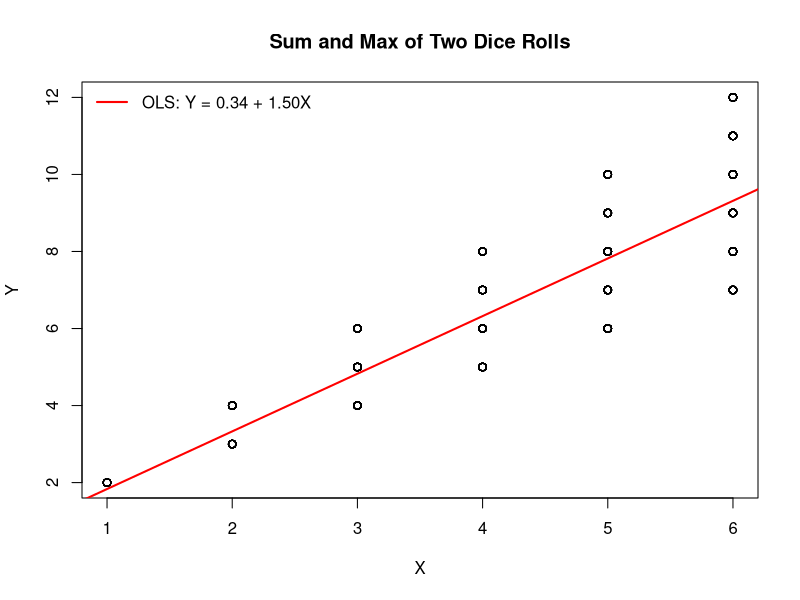
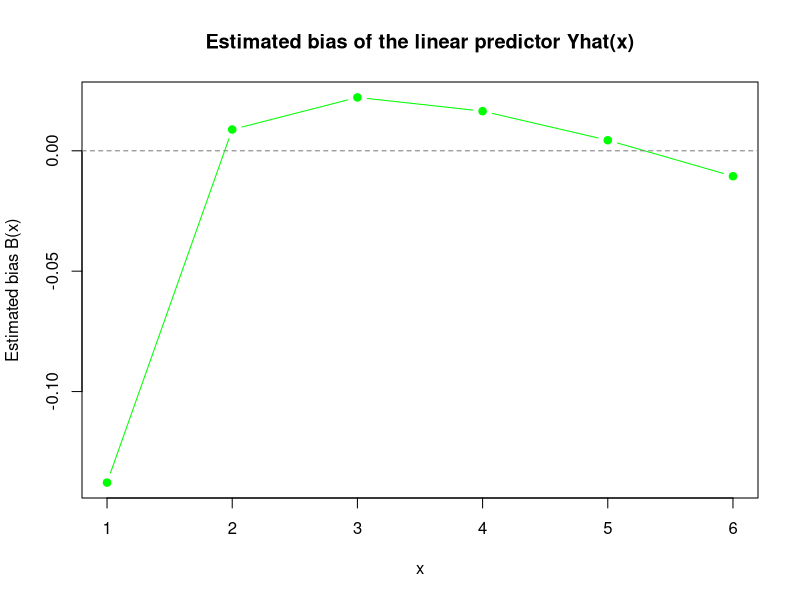
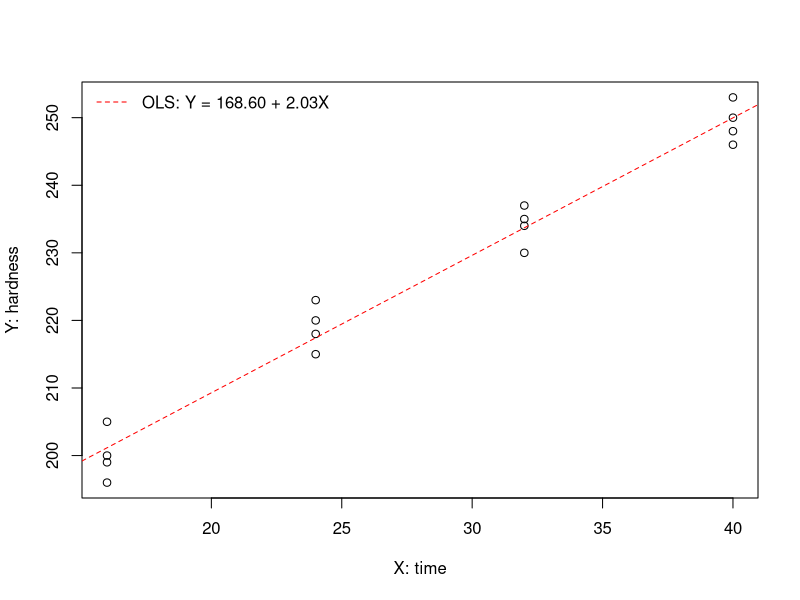

These figures' R source, in order:
## ---- chunk 1
set.seed(17)
n <- 1000
D1 <- sample(1:6, n, replace = TRUE)
D2 <- sample(1:6, n, replace = TRUE)

X <- pmax(D1, D2)
Y <- D1 + D2
ols <- lm(Y ~ X)

plot(X, Y, main = "Sum and Max of Two Dice Rolls")
abline(ols, col = "red", lwd = 2)
legend("topleft",
       sprintf("OLS: Y = %.2f + %.2fX", coef(ols)[1], coef(ols)[2]),
       col = "red", lwd = 2, bty = "n")
## ---- chunk 2
M <- 2000
N <- 1000

x_vals <- 1:6
y_vals <- 2:12
join_prob <- matrix(0, nrow = 6, ncol = 11, dimnames = list(x_vals, y_vals))
join_prob["1", "2"] <- 1
join_prob["2", c("3", "4")] <- c(2, 1)
join_prob["3", c("4", "5", "6")] <- c(2, 2, 1)
join_prob["4", c("5", "6", "7", "8")] <- c(2, 2, 2, 1)
join_prob["5", c("6", "7", "8", "9", "10")] <- c(2, 2, 2, 2, 1)
join_prob["6", c("7", "8", "9", "10", "11", "12")] <- c(2, 2, 2, 2, 2, 1)
join_prob <- join_prob / 36

# calculate true E[Y|X=x]
P_X <- rowSums(join_prob)
true_EY_given_X <- as.vector(join_prob %*% y_vals) / P_X

# simulation: M=2000 times N=1000 draws
Yhat_mat <- matrix(NA, nrow = M, ncol = length(x_vals))
for (r in 1:M) {
  D1_r <- sample(1:6, N, replace = TRUE)
  D2_r <- sample(1:6, N, replace = TRUE)
  X_r <- pmax(D1_r, D2_r)
  Y_r <- D1_r + D2_r
  fit_r <- lm(Y_r ~ X_r)
  Yhat_mat[r, ] <- coef(fit_r)[1] + coef(fit_r)[2] * x_vals
}
EYhat <- colMeans(Yhat_mat)
Bias_x <- EYhat - true_EY_given_X
names(Bias_x) <- x_vals
bias_table <- data.frame(
x = x_vals,
true_EY = true_EY_given_X,
E_Yhat = EYhat,
Bias = Bias_x
)
bias_table

plot(x_vals, Bias_x, type = "b", pch = 19, col = "green",
xlab = "x", ylab = "Estimated bias B(x)",
main = "Estimated bias of the linear predictor Yhat(x)")
abline(h = 0, lty = 2, col = "gray50")
## ---- chunk 3
#| echo: false
y <- c(199.0,205.0,196.0,200.0,218.0,220.0,215.0,223.0,237.0,234.0,235.0,230.0,250.0,248.0,253.0,246.0)
x <- c(rep(16,4),rep(24,4),rep(32,4),rep(40,4))   
## ---- chunk 4
model <- lm(y ~ x)
model
## ---- chunk 5
plot(x, y, xlab = "X: time", ylab = "Y: hardness")
abline(model, col = "red", lty = 2)
legend("topleft",
       sprintf("OLS: Y = %.2f + %.2fX", coef(model)[1], coef(model)[2]),
       col = "red", lty = 2, bty = "n")
## ---- chunk 6
y_hat <- fitted(model)
SSE <- sum((y - y_hat)^2)
MSE <- SSE / (length(y) - 2)
MSE
## ---- chunk 7
cor(x, y)
## ---- chunk 8
SST <- sum((y - mean(y))^2)
R2 <- 1 - SSE / SST
R2
